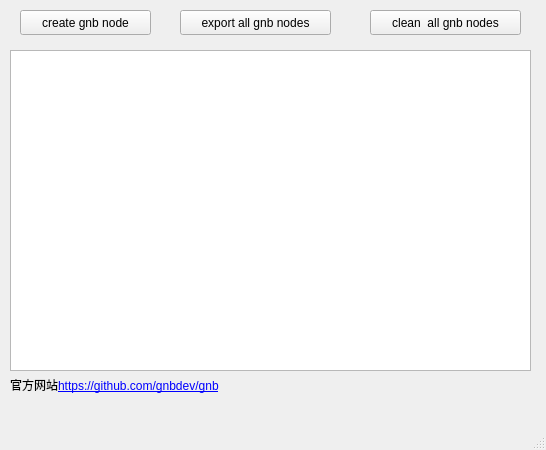
<?xml version="1.0" encoding="UTF-8"?>
<ui version="4.0">
 <class>MainWindow</class>
 <widget class="QMainWindow" name="MainWindow">
  <property name="geometry">
   <rect>
    <x>0</x>
    <y>0</y>
    <width>546</width>
    <height>450</height>
   </rect>
  </property>
  <property name="minimumSize">
   <size>
    <width>546</width>
    <height>450</height>
   </size>
  </property>
  <property name="maximumSize">
   <size>
    <width>546</width>
    <height>450</height>
   </size>
  </property>
  <property name="windowTitle">
   <string>GNB_NODE_SETUP</string>
  </property>
  <widget class="QWidget" name="centralWidget">
   <widget class="QListWidget" name="listWidget">
    <property name="geometry">
     <rect>
      <x>10</x>
      <y>50</y>
      <width>521</width>
      <height>321</height>
     </rect>
    </property>
   </widget>
   <widget class="QPushButton" name="createButton">
    <property name="geometry">
     <rect>
      <x>20</x>
      <y>10</y>
      <width>131</width>
      <height>25</height>
     </rect>
    </property>
    <property name="text">
     <string>create gnb node</string>
    </property>
   </widget>
   <widget class="QPushButton" name="cleanButton">
    <property name="geometry">
     <rect>
      <x>370</x>
      <y>10</y>
      <width>151</width>
      <height>25</height>
     </rect>
    </property>
    <property name="text">
     <string>clean  all gnb nodes</string>
    </property>
   </widget>
   <widget class="QPushButton" name="exportButton">
    <property name="geometry">
     <rect>
      <x>180</x>
      <y>10</y>
      <width>151</width>
      <height>25</height>
     </rect>
    </property>
    <property name="text">
     <string>export all gnb nodes</string>
    </property>
   </widget>
   <widget class="QLabel" name="label">
    <property name="geometry">
     <rect>
      <x>10</x>
      <y>370</y>
      <width>281</width>
      <height>31</height>
     </rect>
    </property>
    <property name="text">
     <string>官方网站&lt;a href=&quot;https://github.com/gnbdev/gnb&quot;&gt;https://github.com/gnbdev/gnb&lt;/a&gt;</string>
    </property>
    <property name="openExternalLinks">
     <bool>true</bool>
    </property>
   </widget>
  </widget>
  <widget class="QStatusBar" name="statusBar"/>
  <widget class="QMenuBar" name="menuBar">
   <property name="geometry">
    <rect>
     <x>0</x>
     <y>0</y>
     <width>546</width>
     <height>23</height>
    </rect>
   </property>
  </widget>
 </widget>
 <layoutdefault spacing="6" margin="11"/>
 <resources/>
 <connections/>
</ui>
